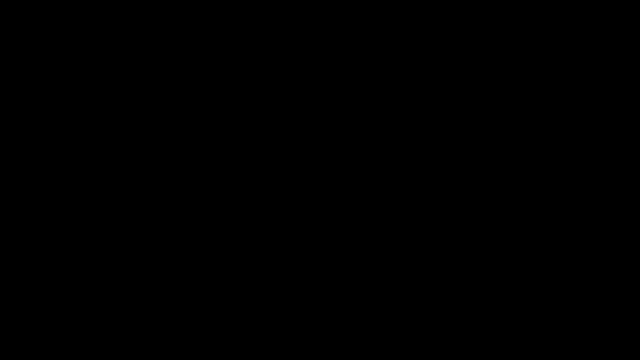
Frame 1 (no input)
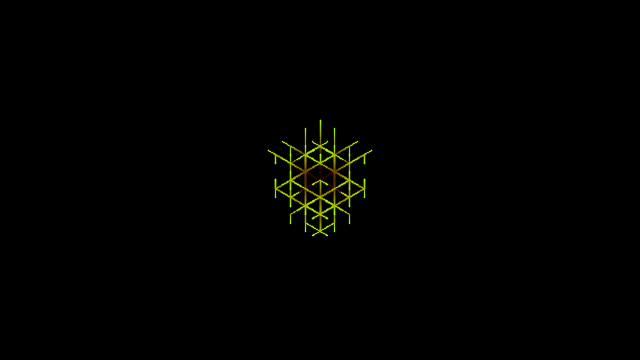
Frame 60 (the mouse pressed at the canvas centre just before this capture)
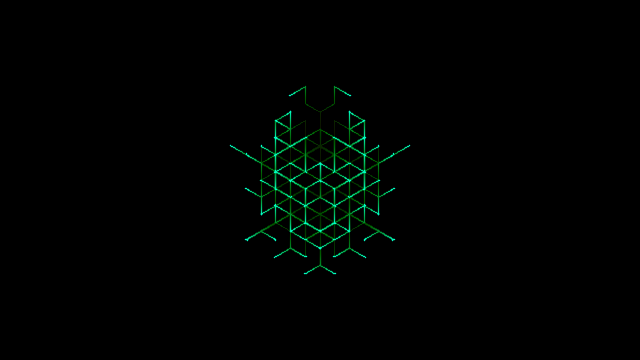
Frame 120 (the mouse held since frame 60 and released just before this capture)

The Processing sketch that drew these frames (run headless with seeded random() and noise(); from frame 60 on, the mouse is pressed at the canvas centre):

// Processing sketch: processing_56934
// ── processing_56934.pde

int numPoints = 50;
Point[] points = new Point[numPoints];
PGraphics pg;
PGraphics img;
int colo = 0; 
 
void setup()
{
  size(640, 360);
  pg = createGraphics(640, 360, JAVA2D);
  img = createGraphics(640, 360, JAVA2D);
  img.beginDraw();
  img.background(0,0,0,8);
   
  pg.beginDraw();
  pg.strokeWeight(1.5);
 
  pg.smooth();
  pg.colorMode(HSB);
 
pg.background(0);
 
 img.endDraw();
 
  for (int i = 0; i < numPoints; i++) {
  {
    points[i] = new Point(     width / 2,
          height / 2,
     i,  (int)random(-6 ,6 ));   }
  }
}
 
void draw()
{
  pg.beginDraw();
  {
    pg.blend(img, 0, 0, 640, 360, 0, 0, 640, 360, BLEND);
  }
  for (int i = 0; i < numPoints; i++) {
  points[i].move();
  }
  for (int i = 0; i < numPoints; i++) {
    points[i].display(); 
  }
      pg.stroke(colo,255,255,255);
      colo ++;
        if(colo > 255)
  colo = 0;

  pg.endDraw();
  image(pg, 0,0);
 
}
 
class Point {
  float x, y;
  int id;
  float dir;
  int Lenght;
 
  Point(int xin, int yin, int din, int dirin) {
    x = (float)xin;
    y = (float)yin;
     
        pg.point(x,y);
    id = din;
     dir = dirin;
     dir = dir * (PI /3);
    Lenght = 0;
  }
 
  void display()
  {
 
    pg.point(x,y);
    pg.point(width - x,y);
  //  pg.point(x, height - y);
    //pg.point(width - x, height- y);
  }
   
  void move()
  {
     if(Lenght == 17 )
    {
      Lenght =0;
       int temp = (int)random(-3 ,3 );  
      dir += temp * (PI /3);
    }
    if(x < 0 || x > width || y < 0 || y > height)
    {
      x = width/2;
      y = height/2;
     
      int temp = (int)random(-3 ,3 );  
      dir += temp * (PI /3);
      pg.point(x,y);
      Lenght = 0;
    }
    x += sin(dir) * 1.0;
    y += cos(dir) * 1.0;
    Lenght ++;
  }
}
 
void stop()
{
   
}
